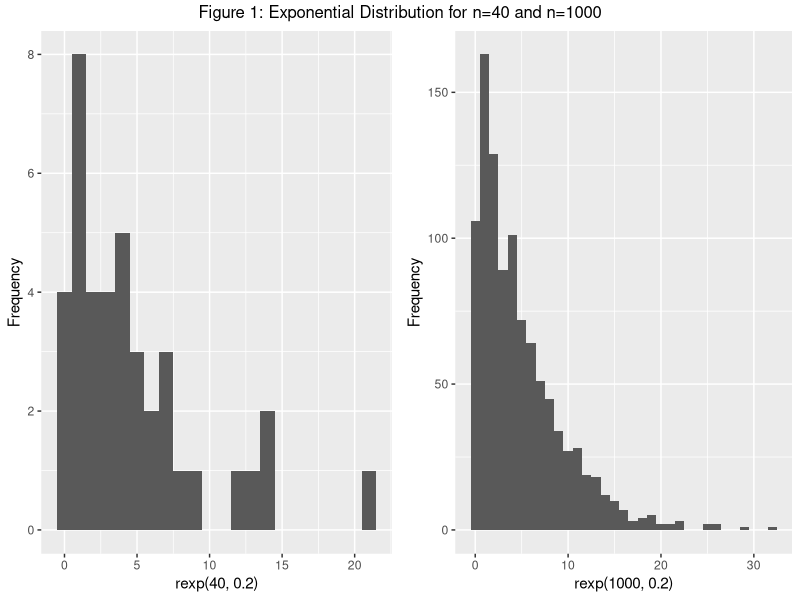
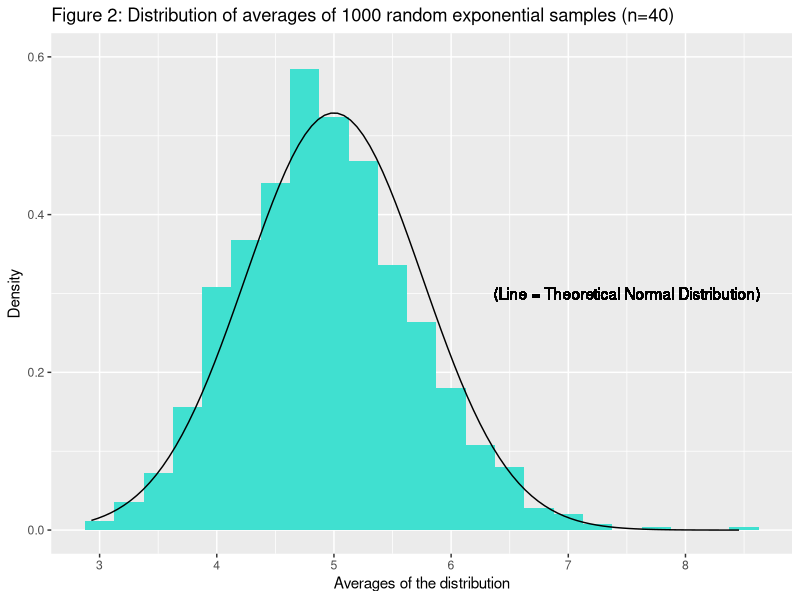
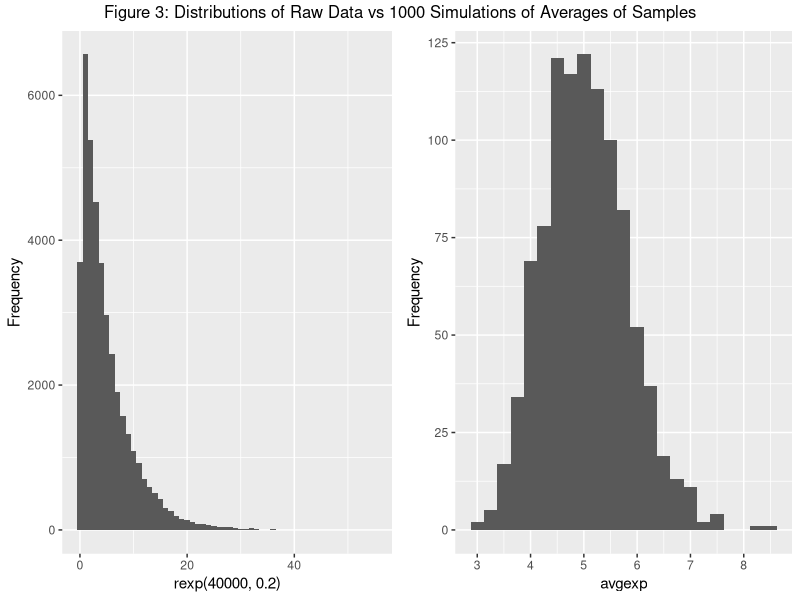

The R script that drew these images, in order:
## ---- chunk 1
knitr::opts_chunk$set(echo = TRUE)
## ---- chunk 2
library(ggplot2)
library(gridExtra)
set.seed(217)
p1 <- qplot(rexp(40,0.2), ylab="Frequency", binwidth=1)
p2 <- qplot(rexp(1000,0.2), ylab="Frequency", binwidth=1)
grid.arrange(p1,p2,ncol=2,top="Figure 1: Exponential Distribution for n=40 and n=1000")
## ---- chunk 3
set.seed(217)
avgexp = NULL
for (i in 1 : 1000) avgexp = c(avgexp, mean(rexp(40, rate=0.2)))
ggplot(data.frame(avgexp),aes(x=avgexp))+
  geom_histogram(aes(y=..density..),
                binwidth=0.25,
                fill="turquoise") + 
        ylim(c(0,0.6))+
        stat_function(fun=dnorm,args=list(mean=5,sd=sd(avgexp))) + 
        xlab("Averages of the distribution") + 
        ylab("Density")+
        geom_text(aes(x=7.5,y=0.3, label="(Line = Theoretical Normal Distribution)"),
                color="black", 
                text=element_text(size=10)) +
        ggtitle("Figure 2: Distribution of averages of 1000 random exponential samples (n=40)")
## ---- chunk 4
1/0.2
## ---- chunk 5
mean(avgexp)
## ---- chunk 6
((1/0.2)^2)/40
## ---- chunk 7
var(avgexp)
## ---- chunk 8
set.seed(217)
pexp <- qplot(rexp(40000,0.2), ylab="Frequency", binwidth=1)
avgexp = NULL
for (i in 1 : 1000) avgexp = c(avgexp, mean(rexp(40, rate=0.2)))
pnor <- qplot(avgexp, ylab="Frequency", binwidth=0.25)
grid.arrange(pexp,pnor,ncol=2,top="Figure 3: Distributions of Raw Data vs 1000 Simulations of Averages of Samples")
